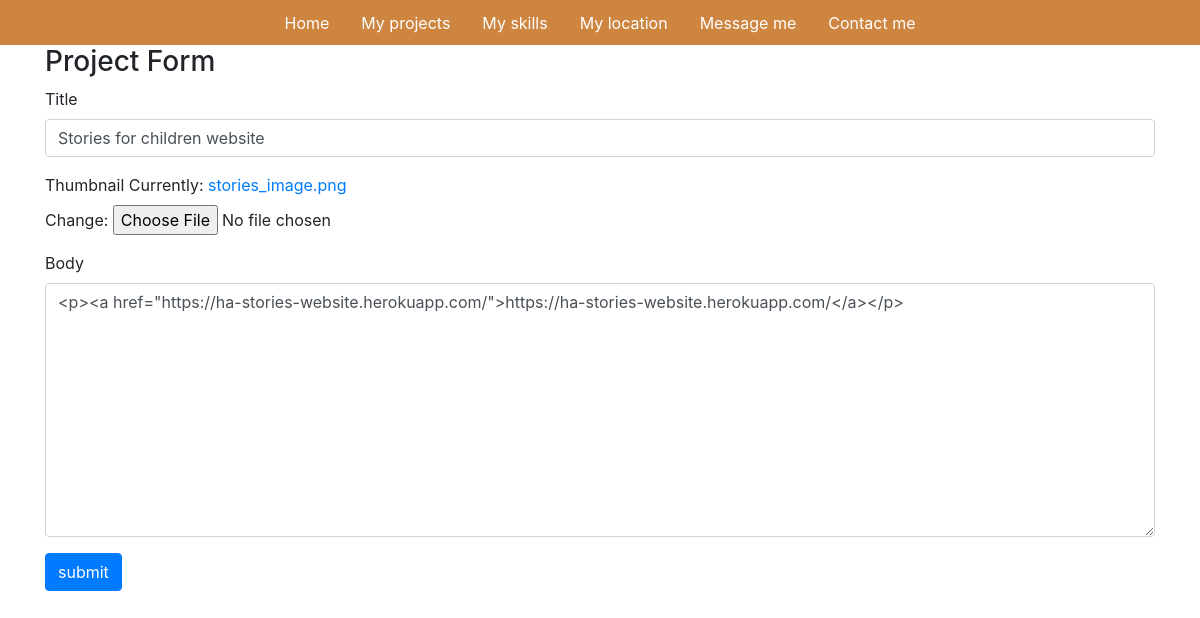
Screenshot of /edit-project/b7d8d0dc-3b6d-4bee-827c-7e207ac8ce6f/ with the database file from the repository.
### base/models.py (models this page shows, shortened)
class Project(models.Model):
    id = models.UUIDField(default=uuid.uuid4, unique=True, primary_key=True, editable=False)
    title = models.CharField(max_length=200)
    thumbnail = models.ImageField(null=True)
    body = RichTextUploadingField()
    slug = models.SlugField(null=True, blank=True)
    created = models.DateTimeField(auto_now_add=True)

### base/views.py (the view)
# urls.py: path('edit-project/<str:pk>/', views.editProject, name="edit-project"),
def editProject(request, pk):
    project = Project.objects.get(id=pk)
    form = ProjectForm(instance=project)
    if request.method == "POST":
        form = ProjectForm(request.POST, request.FILES, instance=project)
        if form.is_valid():
            form.save()
            return redirect('base:home')
    context = {'form': form}
    return render(request, 'base/project_form.html', context)

### base/forms.py
class ProjectForm(ModelForm):
    class Meta:
        model = Project
        fields = ['title', 'thumbnail', 'body']
    def __init__(self, *args, **kwargs):
        super(ProjectForm, self).__init__(*args, **kwargs)
        self.fields['title'].widget.attrs.update(
            {'class': 'form-control'})
        self.fields['body'].widget.attrs.update(
            {'class': 'form-control', })

### base/templatetags/custom_tags.py (called while the page is built)
@register.simple_tag
def anchor(url_name, section_id):
    return reverse(url_name) + '#' + section_id

### base/templates/base/project_form.html (shortened to what this page needs)
{% extends 'base/main.html' %}
{% load static %}
{% block content %}
<div class="container">
    <h3>Project Form</h3>
    <form method="POST" enctype="multipart/form-data">
        {% for field in form %}
        <div class="mb-3">
            <label class="form-label">{{ field.label }}</label>
            {{ field }}
        </div>
        {% endfor %}
        <input class="btn btn-primary" type="submit" value="submit" >
    </form>
</div>
{% endblock content %}

### static/styles/main.css (style rules this page uses)
body { background-color: #E5E5E5; }

### rows the page displays
Project: form "Stories for children website" "<p><a href=\"https://ha-stories-website.herokuapp.com/\">https://ha-stories-website.herokuapp.com/</a></p>"

### other values shown
{{ field.label }} "Title" "Thumbnail" "Body"
